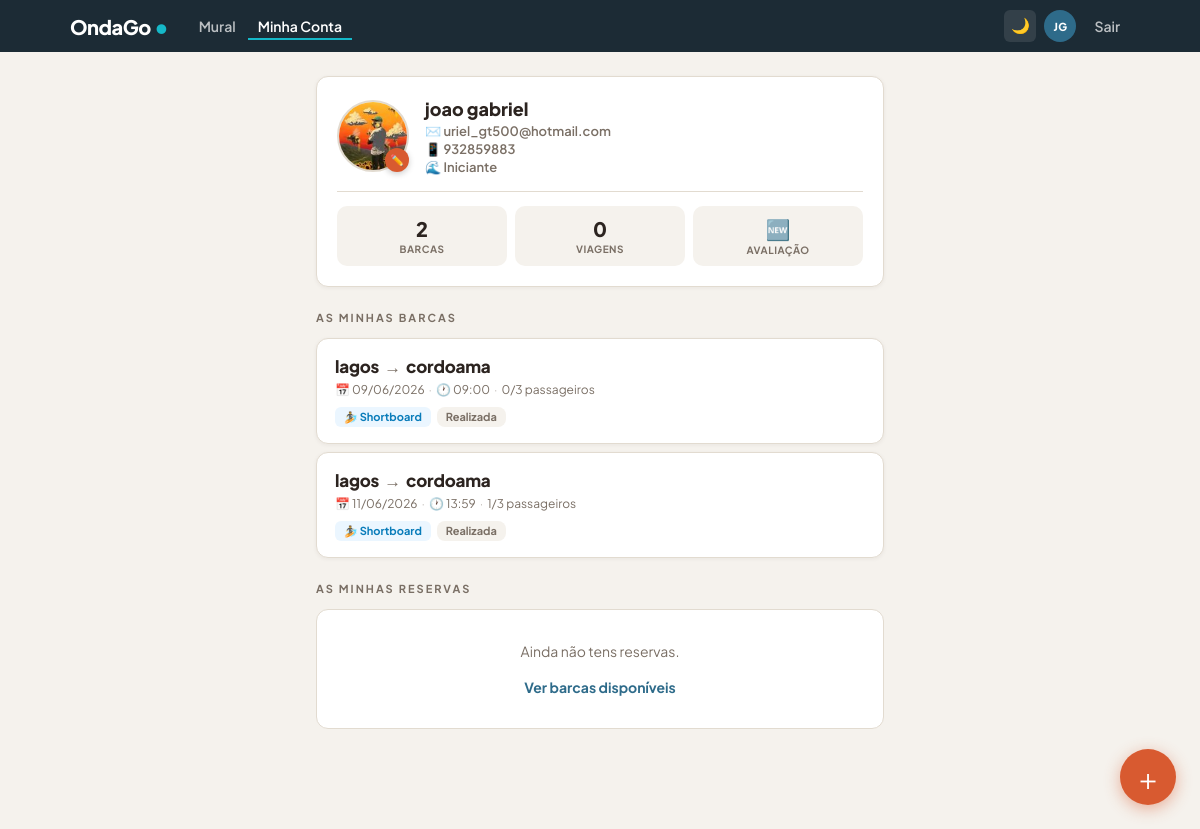
/minha_conta (signed in), run on the app's committed database.
### models.py (models this page shows, shortened)
class Usuario(UserMixin, db.Model):
    __tablename__ = 'usuarios'
    id         = db.Column(db.Integer, primary_key=True)
    nome       = db.Column(db.String(100), nullable=False)
    email      = db.Column(db.String(150), unique=True, nullable=False)
    telefone   = db.Column(db.String(20), nullable=False)
    nivel      = db.Column(db.String(30), default='Iniciante')
    foto_url   = db.Column(db.String(300), default='')
    senha_hash = db.Column(db.String(256), nullable=False)
    criado_em  = db.Column(db.DateTime, default=datetime.utcnow)
    caronas    = db.relationship('Carona', backref='motorista', lazy=True)
    reservas   = db.relationship('Reserva', backref='passageiro', lazy=True)

class Carona(db.Model):
    __tablename__ = 'caronas'
    id            = db.Column(db.Integer, primary_key=True)
    motorista_id  = db.Column(db.Integer, db.ForeignKey('usuarios.id'), nullable=False)
    ponto_partida = db.Column(db.String(100), nullable=False)
    destino       = db.Column(db.String(100), nullable=False)
    data          = db.Column(db.String(10), nullable=False)
    hora          = db.Column(db.String(5), nullable=False)
    vagas_totais  = db.Column(db.Integer, nullable=False)
    tipo_prancha  = db.Column(db.String(30), default='Qualquer')
    criado_em     = db.Column(db.DateTime, default=datetime.utcnow)
    reservas      = db.relationship('Reserva', backref='carona', lazy=True)
    @property
    def vagas_disponiveis(self):
        return self.vagas_totais - len(self.reservas)
    @property
    def expirada(self):
        try:
            dt = datetime.strptime(f"{self.data} {self.hora}", "%d/%m/%Y %H:%M")
            return datetime.now() > dt
        except:
            return False

### app.py (the view)
@app.route('/minha_conta')
@login_required
def minha_conta():
    minhas_caronas = Carona.query.filter_by(motorista_id=current_user.id).all()
    minhas_reservas = Reserva.query.filter_by(usuario_id=current_user.id).all()
    avaliacoes_feitas = {
        (a.carona_id, a.avaliado_id)
        for a in Avaliacao.query.filter_by(avaliador_id=current_user.id).all()
    }
    return render_template('minha_conta.html', caronas=minhas_caronas, reservas=minhas_reservas,
                           avaliacoes_feitas=avaliacoes_feitas)

### app.py (called while the page is built)
@login_manager.user_loader
def load_user(user_id):
    return Usuario.query.get(int(user_id))

### templates/minha_conta.html (shortened to what this page needs)
{% extends "base.html" %}
{% block content %}
<div class="container">
    <div class="perfil-card">
        <div class="perfil-top">
            <div class="avatar-wrapper">
                <div class="avatar">
                    {% if current_user.foto_url %}
                        <img src="{{ url_for('static', filename='uploads/' + current_user.foto_url) }}" alt="Foto">
                    {% else %}
                        🏄
                    {% endif %}
                </div>
                <form method="POST" action="/editar_perfil" enctype="multipart/form-data" id="form-foto">
                    <button type="button" class="avatar-upload-btn"
                            onclick="document.getElementById('input-foto').click()">✏️</button>
                </form>
            </div>
            <div class="perfil-info">
                <h2>{{ current_user.nome }}</h2>
                <p>✉️ {{ current_user.email }}</p>
                <p>📱 {{ current_user.telefone }}</p>
                <p>🌊 {{ current_user.nivel }}</p>
            </div>
        </div>
        <div class="perfil-stats">
            <div class="stat">
                <div class="stat-valor">{{ caronas|length }}</div>
                <div class="stat-label">Barcas</div>
            </div>
            <div class="stat">
                <div class="stat-valor">{{ reservas|length }}</div>
                <div class="stat-label">Viagens</div>
            </div>
            <div class="stat">
                <div class="stat-valor">🆕</div>
                <div class="stat-label">Avaliação</div>
            </div>
        </div>
    </div>
    <p class="section-title">As minhas barcas</p>
    {% if caronas %}
        {% for c in caronas %}
        <div class="barca-card">
            <div class="card-route">
                {{ c.ponto_partida }}<span class="route-arrow">→</span>{{ c.destino }}
            </div>
            <div class="card-meta">
                📅 {{ c.data }}<span class="meta-sep">·</span>🕐 {{ c.hora }}<span class="meta-sep">·</span>{{ c.vagas_totais - c.vagas_disponiveis }}/{{ c.vagas_totais }} passageiros
            </div>
            <div class="card-bottom">
                <div class="card-tags">
                    <span class="tag-prancha">🏄 {{ c.tipo_prancha }}</span>
                    {% if c.expirada %}
                        <span class="badge-realizada">Realizada</span>
                    {% elif c.lotado %}
                        <span class="badge-lotada">Lotada</span>
                    {% else %}
                        <span class="badge-vagas">{{ c.vagas_disponiveis }} vagas</span>
                    {% endif %}
                </div>
            </div>
        </div>
        {% endfor %}
    {% else %}
        <div class="empty">
            Ainda não publicaste nenhuma barca.<br><br>
            <a href="/nova">+ Publicar a primeira barca</a>
        </div>
    {% endif %}
    <p class="section-title" style="margin-top: 24px;">As minhas reservas</p>
    {% if reservas %}
        {% for r in reservas %}
        <div class="barca-card">
            <div class="card-route">
                {{ r.carona.ponto_partida }}<span class="route-arrow">→</span>{{ r.carona.destino }}
            </div>
            <div class="card-meta">
                📅 {{ r.carona.data }}<span class="meta-sep">·</span>🕐 {{ r.carona.hora }}<span class="meta-sep">·</span>🏄 {{ r.carona.motorista.nome.split()[0] }}
            </div>
            <div class="card-bottom">
                <div class="card-tags">
                    {% if r.carona.expirada %}
                        <span class="badge-realizada">Realizada</span>
                    {% else %}
                        <span class="badge-vagas">Confirmada</span>
                    {% endif %}
                </div>
                {% if not r.carona.expirada %}
                <form method="POST" action="/cancelar_reserva/{{ r.id }}">
                    <button type="submit" class="btn-cancelar"
                        onclick="return confirm('Tens a certeza que queres cancelar?')">
                        ✕ Cancelar
                    </button>
                </form>
                {% endif %}
            </div>
        </div>
        {% endfor %}
    {% else %}
        <div class="empty">
            Ainda não tens reservas.<br><br>
            <a href="/">Ver barcas disponíveis</a>
        </div>
    {% endif %}
</div>
<a href="/nova" class="fab" title="Publicar barca">+</a>
{% endblock %}

### templates/base.html (shortened to what this page needs)
<!DOCTYPE html>
<html lang="pt" data-theme="light">
<head>
</head>
<body>
<nav class="navbar">
    <div class="nav-inner">
        <a href="/" class="nav-logo">OndaGo<span class="logo-dot">•</span></a>
        <div class="nav-links" id="nav-links">
            <a href="/"
               class="nav-link {% if request.endpoint == 'index' %}active{% endif %}">Mural</a>
            {% if current_user.is_authenticated %}
                <a href="/minha_conta"
                   class="nav-link {% if request.endpoint == 'minha_conta' %}active{% endif %}">Minha Conta</a>
            {% endif %}
        </div>
        <div class="nav-right">
            <button class="theme-toggle" id="theme-btn" onclick="toggleTheme()" title="Modo escuro">🌙</button>
            {% if current_user.is_authenticated %}
                <div class="nav-avatar" title="{{ current_user.nome }}">{{ current_user.nome.split()[0][0] }}{% if current_user.nome.split()|length > 1 %}{{ current_user.nome.split()[-1][0] }}{% endif %}</div>
                <a href="/logout" class="nav-link">Sair</a>
            {% else %}
                <a href="/login"
                   class="nav-link {% if request.endpoint == 'login' %}active{% endif %}">Entrar</a>
                <a href="/registro" class="nav-btn">Criar conta</a>
            {% endif %}
        </div>
    </div>
</nav>
{% block content %}{% endblock %}
</body>
</html>

### templates/base.html (style rules this page uses)
:root { --bg: #F5F2ED; --card: #ffffff; --text: #2C2420; --text-muted: #7A6F65; --border: #E2DBD0; --shadow: rgba(44,36,32,0.06); --nav: #1C2B35; --teal: #15B8C8; --hero: #2E6B8A; --green: #0F6E56; --green-light: #E8F4F0; --red: #c62828; --red-light: #fdecea; --orange: #D85A30; }
* { margin: 0; padding: 0; box-sizing: border-box; }
body { font-family: 'Plus Jakarta Sans', sans-serif; background: var(--bg); color: var(--text); transition: background 0.3s, color 0.3s; }
.navbar { background: #1C2B35; height: 52px; width: 100%; position: sticky; top: 0; z-index: 200; }
.nav-inner { max-width: 1100px; margin: 0 auto; height: 100%; padding: 0 20px; display: flex; align-items: center; gap: 20px; }
.nav-logo { font-size: 20px; font-weight: 800; color: #ffffff; text-decoration: none; letter-spacing: -0.5px; flex-shrink: 0; display: flex; align-items: baseline; gap: 3px; }
.logo-dot { color: #15B8C8; font-size: 22px; line-height: 1; }
.nav-links { display: flex; align-items: center; gap: 2px; flex: 1; }
.nav-link { color: rgba(255,255,255,0.7); text-decoration: none; font-size: 14px; font-weight: 600; padding: 5px 10px; border-radius: 6px; transition: color 0.15s; white-space: nowrap; }
.nav-link.active { color: #ffffff; border-bottom: 2px solid #15B8C8; border-radius: 0; padding-bottom: 3px; }
.nav-right { display: flex; align-items: center; gap: 8px; flex-shrink: 0; }
.theme-toggle { background: rgba(255,255,255,0.1); border: none; color: white; width: 32px; height: 32px; border-radius: 6px; cursor: pointer; font-size: 15px; display: flex; align-items: center; justify-content: center; transition: background 0.15s; }
.nav-avatar { width: 32px; height: 32px; border-radius: 50%; background: #2E6B8A; color: #ffffff; font-size: 11px; font-weight: 800; letter-spacing: 0.5px; display: flex; align-items: center; justify-content: center; flex-shrink: 0; text-transform: uppercase; }

### data on the page
Usuario: nome "J", nome "G", foto_url (picture), nome "joao gabriel", email "uriel_gt500@hotmail.com", telefone "932859883", nivel "Iniciante"
Carona: ponto_partida "lagos", destino "cordoama", data "09/06/2026", hora "09:00", c.vagas_totais-c.vagas_disponiveis "0", vagas_totais "3", tipo_prancha "Shortboard", shows "Realizada"
Carona: ponto_partida "lagos", destino "cordoama", data "11/06/2026", hora "13:59", c.vagas_totais-c.vagas_disponiveis "1", vagas_totais "3", tipo_prancha "Shortboard", shows "Realizada"

### other printed values
{{ caronas|length }} "2"
{{ reservas|length }} "0"
